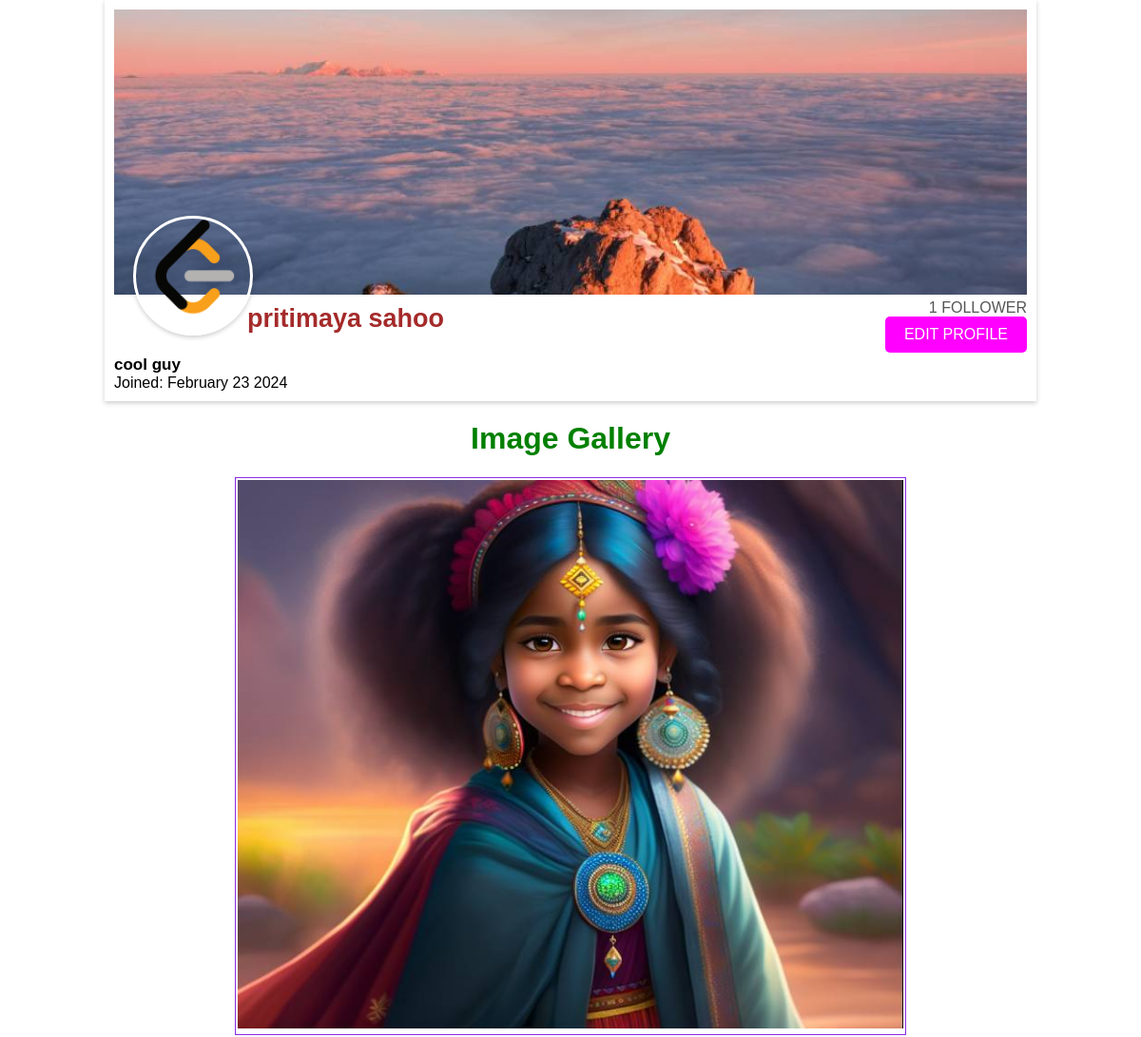
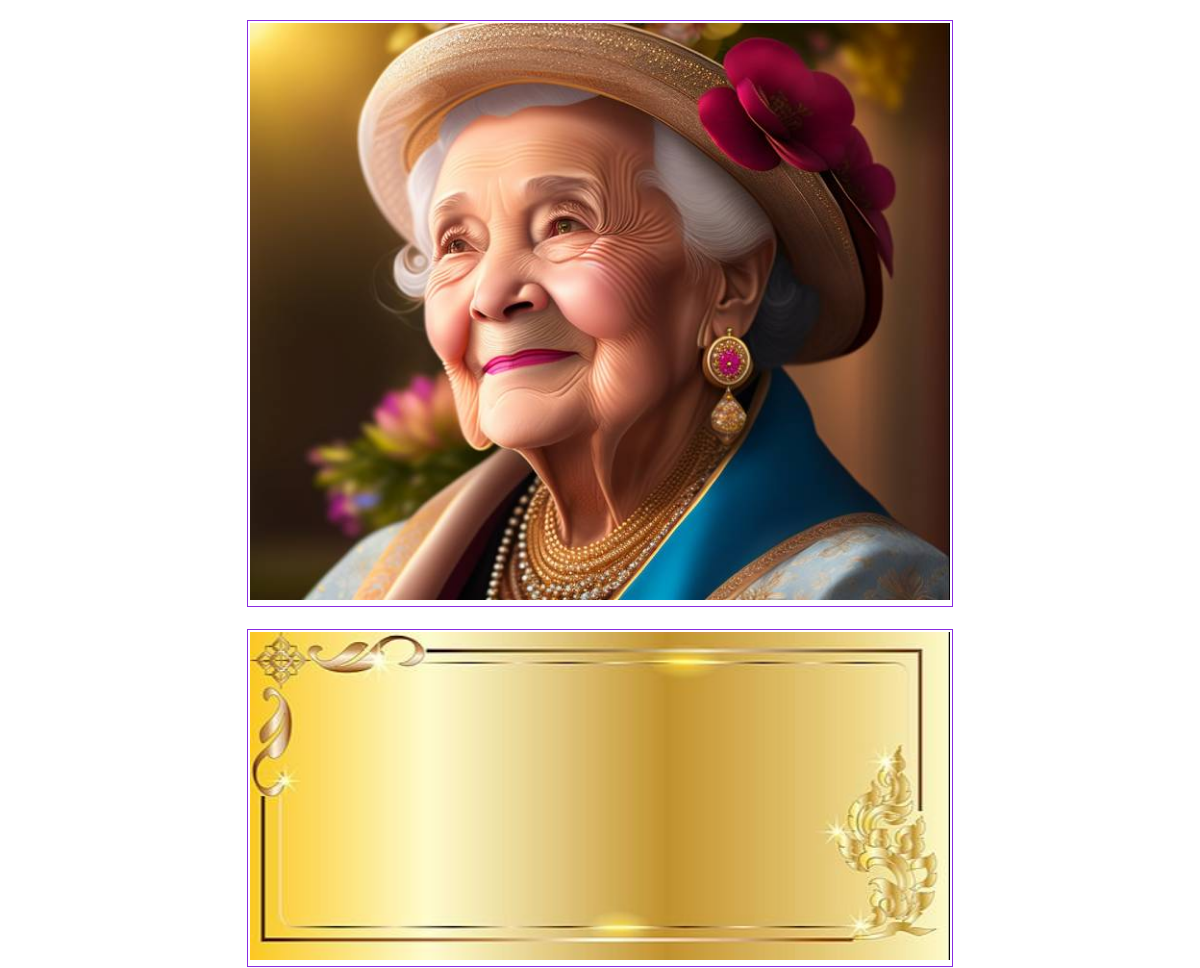
The app's page /ownprofile/ (signed in) with its own data (2 pictures, top to bottom).
### mainapp/models.py (models this page shows, shortened)
class Profile(models.Model):
    user=models.ForeignKey(CustomUser,on_delete=models.CASCADE)
    id=models.UUIDField(primary_key=True)
    user_create=models.DateTimeField(default=datetime.now)
    profileimage=models.ImageField(upload_to='profilepic',default='default.png')
    name=models.CharField(max_length=50,blank=True)
    about=models.TextField(blank=True)
    current_study=models.CharField(max_length=50,blank=True)
    self_learner = models.BooleanField(default=False)
    current_teach=models.CharField(max_length=50,blank=True)
    backgroundimage=models.ImageField(upload_to='backgroundpic',default='default_cover_img.png')
    no_of_followers=models.IntegerField(default=0)
    comment_by_user=models.IntegerField(default=0)

class Post(models.Model):
    my_post=models.FileField(upload_to='allpost',)
    post_by=models.ForeignKey(CustomUser,on_delete=models.CASCADE)
    poster_profile=models.ForeignKey(Profile,on_delete=models.CASCADE ,null=True,default=None)
    post_time=models.DateTimeField(default=datetime.now)
    id=models.UUIDField(primary_key=True,default=uuid.uuid4)
    no_of_like=models.IntegerField(default=0)
    no_of_coment=models.IntegerField(default=0)
    no_of_viewer=models.IntegerField(default=0)
    caption=models.CharField(blank=True,max_length=150)
    about=models.TextField(blank=True)
    postshow= models.BooleanField(default=True, null=False)

### mainapp/views.py (the view)
# urls.py: path('ownprofile/',views.Own_profile,name='Own_profile'),
@login_required(login_url='/loguser')
def Own_profile(request):
    uy = request.user
    user_profile = Profile.objects.filter(user=uy).first()
    allfollow = Followerscount.objects.filter(user=uy)
    allfollow = len(allfollow)
    posts = Post.objects.filter(Q(post_by=uy) & Q(postshow=True))
    context = {
        'posts': posts,
        'number': allfollow,
        'profile': user_profile,
    }
    return render(request, 'ownprofile.html', context)

### mainapp/templates/ownprofile.html (shortened to what this page needs)
<!DOCTYPE html>
<html lang="en">
  <head>
    {% load static %}
    <link rel="stylesheet" href="{% static 'cssfile/ownprofile.css' %}" />
  </head>
  <body>
    <div class="profile-container">
      <div class="profile-header" style="background-image: url('{{ profile.backgroundimage.url }}');">
        <div class="profile-image">
          <img loading="lazy" src="{{ profile.profileimage.url }}" alt="Profile Image" />
        </div>
        <div class="follow-container">
          {% if number == 0 %}
            <span class="follower-count">NO FOLLOWERS</span>
          {% elif number == 1 %}
            <span class="follower-count">1 FOLLOWER</span>
          {% else %}
            <span class="follower-count">{{ number }} FOLLOWERS</span>
          {% endif %}
          <button class="follow-button" onclick="window.location.href='/editprof/'">EDIT PROFILE</button>
        </div>
      </div>
      <h3>{{ profile.name }}</h3>
      <h4>{{ profile.about }}</h4>
      <div class="joined-date">Joined: {{ profile.user_create|date:'F j Y' }}</div>
    </div>
    <h1>Image Gallery</h1>
    <div class="gallery">
      {% for post in posts %}
        <div class="image-container">
          <img loading="lazy" width="700" src="{{ post.my_post.url }}" data-postid="{{ post.id }}" onclick="showConfirmation(event)" />
        </div>
      {% endfor %}
    </div>
  </body>
</html>

### mainapp/static/cssfile/ownprofile.css (style rules this page uses)
body { margin: 0; padding: 0; font-family: Arial, sans-serif; }
.profile-container { width: 80%; max-width: 1200px; margin: 0 auto; padding: 10px; background-color: #fff; box-shadow: 0 2px 5px rgba(0, 0, 0, 0.2); }
.profile-header { position: relative; background-size: cover; background-position: center; height: 300px; display: flex; justify-content: flex-end; }
.profile-image { position: absolute; bottom: 20px; left: 20px; transform: translate(0, 50%); width: 120px; height: 120px; border-radius: 50%; overflow: hidden; border: 3px solid #fff; box-shadow: 0 2px 5px rgba(0, 0, 0, 0.2); }
.profile-image img { width: 100%; height: 100%; object-fit: cover; }
.follow-container { display: flex; flex-direction: column; align-items: flex-end; margin-top: 10px; }
.follow-button { background-color: #f5deb3; color: #fff; border: none; border-radius: 5px; padding: 10px 20px; font-size: 16px; cursor: pointer; margin-bottom: 5px; background-color: magenta; }
.follower-count { font-size: 16px; color: #555; margin-top: 295px; }
h3 { margin-top: 10px; margin-left: 140px; font-size: 27px; color: brown; margin-bottom: 0px; }
h4 { font-size: 17px; ; margin-bottom: 0px; }
h1 { text-align: center; color: green; }
.gallery { display: flex; flex-wrap: wrap; justify-content: center; gap: 20px; }
.image-container { position: relative; border: 1px solid blueviolet; margin: 1px; padding: 2px; }
img { max-width: 100%; }

### records on screen
Profile: backgroundimage (picture), profileimage (picture), name "pritimaya sahoo", about "cool guy", user_create "February 23 2024"
Post: my_post (picture)
Post: my_post (picture)
Post: my_post (picture)
